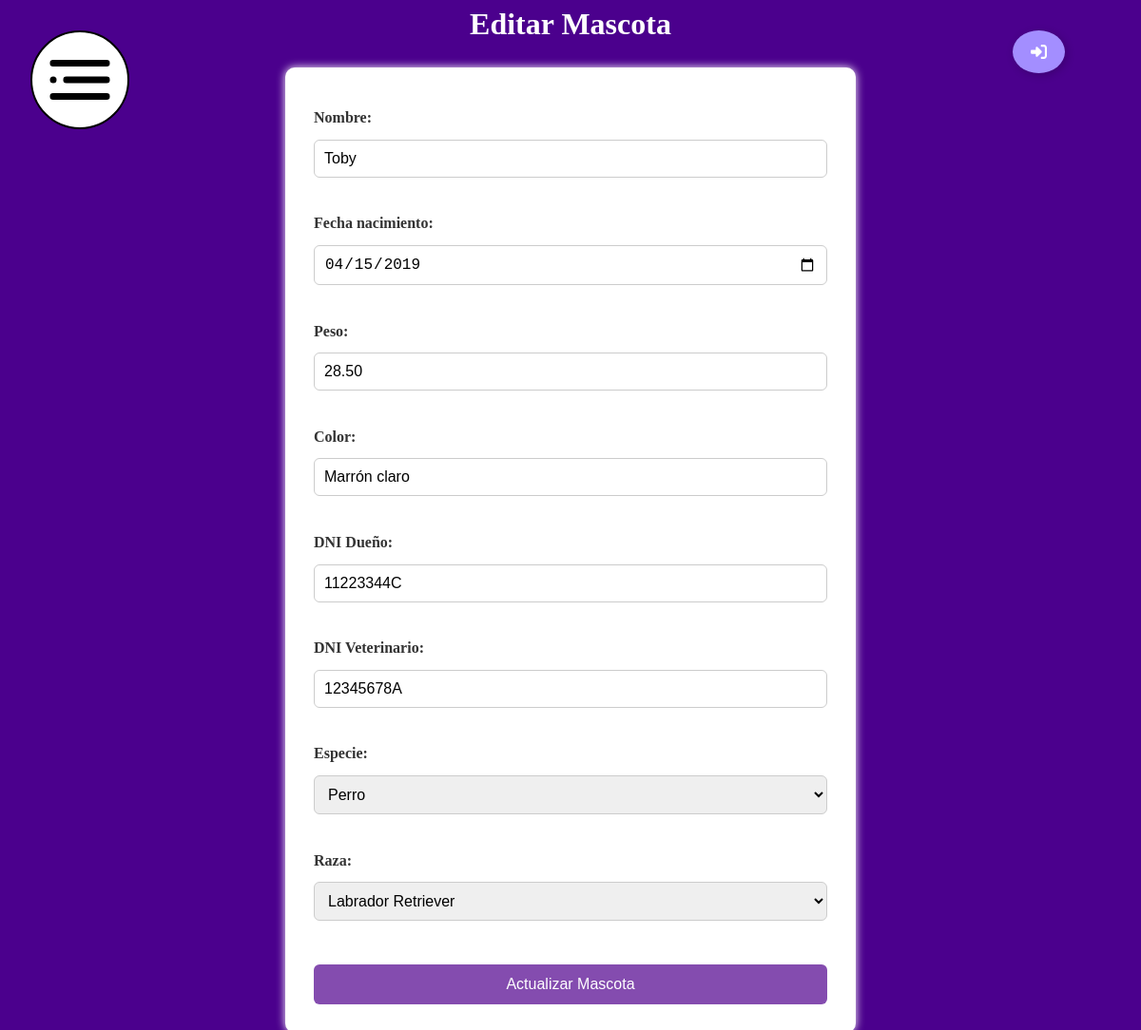
The page /formularios/editar_mascota.php?id_animal=1 (signed in) on the database its author committed.
### tables this page shows
CREATE TABLE animal (
    id_animal INT PRIMARY KEY AUTO_INCREMENT NOT NULL,
    nombre_animal VARCHAR(15) NOT NULL,
    edad_animal DATE NULL,
    color_animal VARCHAR(30) NOT NULL,
    peso_animal DECIMAL(6, 2) NULL,
    dni_dueno CHAR(9) NOT NULL,
    id_especie INT NOT NULL,
    id_raza INT NOT NULL,
    dni_veterinario CHAR(9) NOT NULL
);

### formularios/editar_mascota.php (the view, shortened to what this page needs)
<?php
if (isset($_GET['id_animal'])) {
    $id_animal = $_GET['id_animal'];
    include_once '../servicios/conexion.php';
    $sql = "SELECT * FROM animal WHERE id_animal = $id_animal";
    $result = mysqli_query($conn, $sql);
    if ($result && mysqli_num_rows($result) > 0) {
        $mascota = mysqli_fetch_assoc($result);
    } else {
        header('Location: ../index.php');
        exit();
    }
} else {
    header('Location: ../index.php');
    exit();
}
?>
<!DOCTYPE html>
<html lang="es">
<head>
    <link rel="stylesheet" href="../front/forms.css">
</head>
<body>
    <div class="boton_abrir_menu" id="boton">
        <img src="../media/menu.svg" alt="No se ha podido cargar la imagen" onclick="abrirmenu()">
    </div>
    <main id="layout">
        <a class="Btn" href="../procesos/logs/logout.php">
        <div class="sign"></div>
    </a>
<header><h1>Editar Mascota</h1></header>
<div class="layout">
<section class="form">
<form method="post" action="../procesos/update/update_mascota.php">
    <label>Nombre:</label>
    <input type="text" id="nombre" name="nombre" value="<?= $mascota['nombre_animal'] ?>" onblur="verificarNombre()">
    <span id="errorNombre" class="error"></span><br><br>
    <label>Fecha nacimiento:</label>
    <input type="date" id="fecha" name="edad" value="<?= $mascota['edad_animal'] ?>" onblur="verificarEdad()">
    <span id="errorFecha" class="error"></span><br><br>
    <label>Peso:</label>
    <input type="text" id="peso" name="peso" value="<?= $mascota['peso_animal'] ?>" onblur="pesoAnimal()">
    <span id="errorPeso" class="error"></span><br><br>
    <label>Color:</label>
    <input type="text" id="color" name="color" value="<?= $mascota['color_animal'] ?>" onblur="verificarColor()">
    <span id="errorColor" class="error"></span><br><br>
    <label>DNI Dueño:</label>
    <input type="text" id="dniDueno" name="dni_dueno" value="<?= $mascota['dni_dueno'] ?>" onblur="verificarDNIDueno()">
    <span id="dniDuenoError" class="error"></span><br><br>
    <label>DNI Veterinario:</label>
    <input type="text" id="dniVete" name="dni_vet" value="<?= $mascota['dni_veterinario'] ?>" onblur="verificarDNIVeterinario()">
    <span id="dniVeteError" class="error"></span><br><br>
    <label>Especie:</label>
    <select id="especie" name="especie" onblur="verificarEspecie()">
        <?php
        $sql = "SELECT id_especie, nombre_especie FROM especie";
        $res = mysqli_query($conn, $sql);
        while ($row = mysqli_fetch_assoc($res)) {
            $selected = ($mascota['id_especie'] == $row['id_especie']) ? 'selected' : '';
            echo "<option value='{$row['id_especie']}' $selected>{$row['nombre_especie']}</option>";
        }
        ?>
    </select>
    <span id="errorEspecie" class="error"></span><br><br>
    <label>Raza:</label>
    <select id="raza" name="raza" onblur="verificarRaza()">
        <?php
        $sql = "SELECT id_raza, nombre_raza FROM raza";
        $res = mysqli_query($conn, $sql);
        while ($row = mysqli_fetch_assoc($res)) {
            $selected = ($mascota['id_raza'] == $row['id_raza']) ? 'selected' : '';
            echo "<option value='{$row['id_raza']}' $selected>{$row['nombre_raza']}</option>";
        }
        ?>
    </select>
    <span id="errorRaza" class="error"></span><br><br>
    <input type="submit" name="actualizar_mascota" value="Actualizar Mascota">
</form>
</section>
</div>
</main>
</body>
</html>

### front/forms.css (style rules this page uses)
* { margin: 0; padding: 0; box-sizing: border-box; }
body { background-color:rgb(75, 0, 141); color: #333; line-height: 1.6; }
.boton_abrir_menu { position: fixed; margin: 2rem; border: 2px solid black; border-radius: 150px; padding: 0.5rem; height: 6.5rem; width: 6.5rem; visibility: visible; background-color: white; z-index: 2; }
.boton_abrir_menu > img { position: relative; width: 100%; }
.Btn { display: flex; align-items: center; justify-content: flex-start; width: 55px; height: 45px; border: none; border-radius: 50%; cursor: pointer; position: fixed; overflow: hidden; box-shadow: 2px 2px 10px rgba(0, 0, 0, 0.199); background-color: rgb(163, 142, 255); right: 5rem; top: 2rem; }
.sign { width: 100%; display: flex; align-items: center; justify-content: center; }
.sign svg { width: 17px; }
header h1 { text-align: center; margin-bottom: 20px; font-size: 2rem; color: #ffffff; }
.form { max-width: 600px; background-color: #fff; padding: 30px; margin: auto; box-shadow: 0 0 10px rgb(255, 255, 255); border-radius: 10px; }
.form label { font-weight: bold; display: block; margin-bottom: 5px; margin-top: 10px; }
.form input[type="text"], .form select, .form input[type="date"], .form input[type="mail"], .form input[type="password"] { width: 100%; padding: 10px; margin-top: 5px; border: 1px solid #ccc; border-radius: 6px; font-size: 1rem; }
.form input[type="submit"] { background-color:rgb(132, 76, 175); color: white; padding: 12px 20px; margin-top: 20px; border: none; border-radius: 6px; cursor: pointer; width: 100%; font-size: 1rem; transition: background-color 0.3s ease; }
#layout { margin-left: 0; transition: margin-left 0.3s ease; }

### rows shown on the page
animal: nombre "Toby", edad "04/15/2019", peso "28.50", color "Marrón claro", dni_dueno "11223344C", dni_vet "12345678A"

### other values the page prints
form field especie "Perro"
form field raza "Labrador Retriever"
